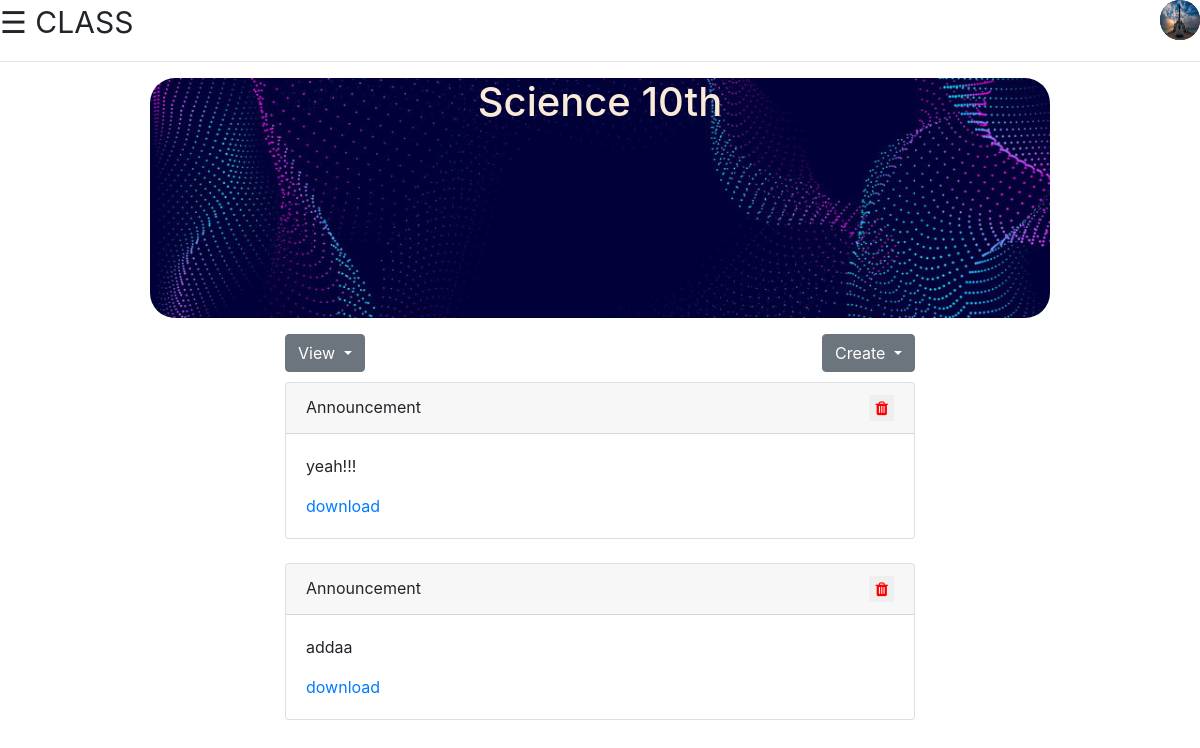
/dash/classs/38/ (signed in), run on the app's committed database.
### accounts/models.py (models this page shows, shortened)
class Profile(models.Model):
    user = models.OneToOneField(User, on_delete=models.CASCADE)
    GENDER_CHOICE = (('M','MALE'),('F','FEMALE'))
    USER_TYPE = (('T','Teacher'),('S','Student'))
    gender = models.TextField(max_length=50, choices = GENDER_CHOICE ,blank=True)
    typee = models.TextField(max_length=50, choices = USER_TYPE,default = 'S' ,blank=True)
    birth_date = models.DateField(auto_now_add=False,auto_now=False, blank=True,null=True)
    profile_pic = models.ImageField(default='profile1.jpg',null=True,blank=True)

### dash/models.py (models this page shows, shortened)
class classsm(models.Model):
    tid = models.ForeignKey(User, on_delete=models.CASCADE)
    section=models.CharField(max_length=2)
    password=models.CharField(max_length=50)
    name=models.CharField(max_length=50)
    subject=models.CharField(max_length=50)

class classwork(models.Model):
    clid = models.ForeignKey(classsm, on_delete=models.CASCADE)
    wtype = models.ForeignKey(work, on_delete = models.CASCADE)
    wname = models.TextField()
    filess = models.FileField(null=True)

### dash/views.py (the view)
# urls.py: path("classs/<int:pkid>/", views.classs, name = 'classs'),
def classs(request,pkid):
    if request.user.is_authenticated:
        obj = classsm.objects.get(pk=pkid)
        objclasswork = classwork.objects.filter(clid=pkid,wtype = 1)
        context = {'data':obj,'classcontent':objclasswork}
        return render(request,'dash/class.html',context)
    else:
        return redirect('/account/login')

### dash/templates/dash/class.html (shortened to what this page needs)
{% load static %}
<!DOCTYPE html>
<html lang="en">
<head>
    <link rel="stylesheet" href="{% static 'classroom/css/styleclass.css' %}">
    <link rel="stylesheet" href="https://stackpath.bootstrapcdn.com/bootstrap/4.5.2/css/bootstrap.min.css">
    <link rel="stylesheet" href="https://cdnjs.cloudflare.com/ajax/libs/font-awesome/4.7.0/css/font-awesome.min.css">
</head>
<body>
        <span style="font-size:30px;cursor:pointer" onclick="openNav()">&#9776; CLASS  </span>
        <div id="right">
            <img src="{{ request.user.profile.profile_pic.url }}" alt="" class="img-alpha">
        </div>
        <hr>
    <div>
    <div style="float: left; width: 12.5%"><pre></pre></div>
    <div style="width: 75%; float: left;">
        <div style="height: 30vh; background-image:url({% static 'classroom/img/banner.jpg' %}); background-size: cover; color: antiquewhite; border-radius: 25px; text-align: center;">
            <h1>{{ data.name }}</h1>
        </div>
    <div>
    <div style="width: 15%; float: left;"><pre></pre></div>
    <div style="width: 70%; float: left;">
        <div>
          <div class="dropdown" style="float: left;">
            <button class="btn btn-secondary dropdown-toggle" type="button" id="dropdownMenuButton" data-toggle="dropdown" aria-haspopup="true" aria-expanded="false">
              View
            </button>
          </div>
          {% if user.profile.typee == 'T' %}
          <div class="dropdown" style="float: right;">
            <button class="btn btn-secondary dropdown-toggle" type="button" id="dropdownMenuButton" data-toggle="dropdown" aria-haspopup="true" aria-expanded="false">
              Create
            </button>
          </div>
          {% endif %}
        </div>
        <div>
          <br><br>
          {% if classcontent %}
          {% for obj in classcontent %}
                <div class="card" >
                  <div class="card-header">
                    Announcement
                    {% if user.profile.typee == 'T' %}
                    <div style="float: right;">
                      <form action="{% url 'del_work' %}" method="POST">
                        <button style="border: none; color: red;"> <i class="fa fa-trash"></i> </button>
                      </form>
                    </div>
                    {% endif %}
                  </div>
                  <div class="card-body">
                    <p class="card-text">{{ obj.wname }}</p>
                    <a href="{{ obj.filess.url }}">download</a>
                  </div>
                </div>
            	<br>
          {% endfor %}
          {% else %}
          No announcement yet
          {% endif %}
    </div>
    </div>
    </div>
    </div>
    </div>
    </body>
    </html>

### static/classroom/css/styleclass.css (style rules this page uses)
body { font-family: "Lato", sans-serif; }
#right { float: right; }
a { text-decoration: none; color: white; }
body { font-family: Arial, Helvetica, sans-serif; }
.img-alpha { height: 40px; width: 40px; border-radius: 50%; background-color: #111; }

### data on the page
classsm: name "Science 10th"
classwork: wname "yeah!!!"
classwork: wname "addaa"
